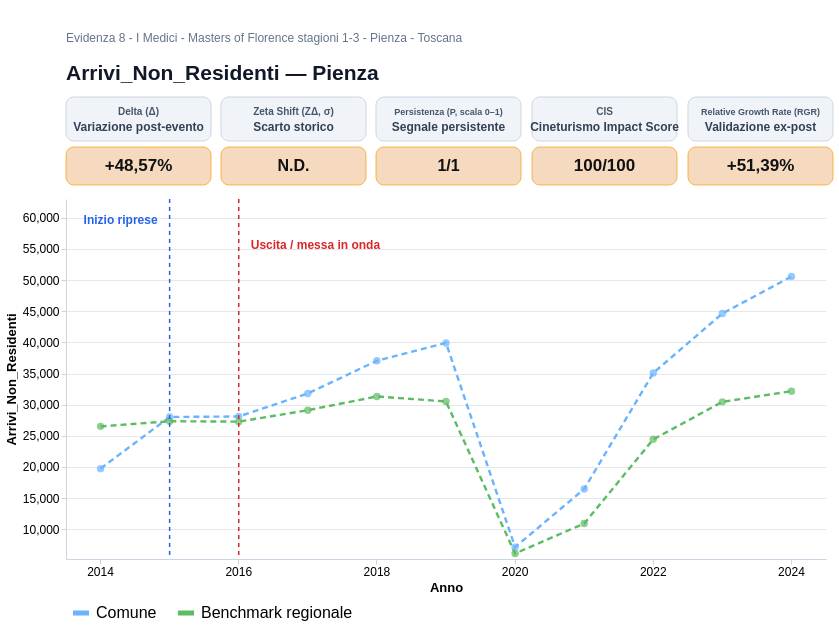

Here is the Vega-Lite specification saved for this chart:
### Vega-Lite specification from a JSON file in a GitHub repository (floating-point values rounded to 4 significant figures)
{"$schema": "https://vega.github.io/schema/vega-lite/v5.json", "background": "white", "spacing": 12, "vconcat": [{"width": 760, "height": 58, "layer": [{"data": {"values": [{"x": 0, "y": 0, "text": "Arrivi_Non_Residenti — Pienza"}]}, "mark": {"type": "text", "align": "left", "baseline": "top", "limit": 735, "fontSize": 21, "fontWeight": "bold", "color": "#111827"}, "encoding": {"x": {"field": "x", "type": "quantitative", "axis": null, "scale": {"domain": [0, 760]}}, "y": {"field": "y", "type": "quantitative", "axis": null, "scale": {"domain": [0, 58]}}, "text": {"field": "text"}}}, {"data": {"values": [{"x": 0, "y": 30, "text": "Evidenza 8 - I Medici - Masters of Florence stagioni 1-3 - Pienza - Toscana"}]}, "mark": {"type": "text", "align": "left", "baseline": "top", "limit": 740, "fontSize": 12, "color": "#64748B"}, "encoding": {"x": {"field": "x", "type": "quantitative", "axis": null, "scale": {"domain": [0, 760]}}, "y": {"field": "y", "type": "quantitative", "axis": null, "scale": {"domain": [0, 58]}}, "text": {"field": "text"}}}]}, {"hconcat": [{"vconcat": [{"width": 145, "height": 44, "layer": [{"data": {"values": [{"tip": "Delta (Δ): variazione percentuale tra il valore comunale immediatamente precedente allo shock (T−1=2014) e la media osservata nel triennio di impatto T0→T+2 (2015→2017). Formula: (media post − T−1)/|T−1|."}]}, "mark": {"type": "rect", "cornerRadius": 8, "fill": "#F0F4F8", "stroke": "#CBD5E1", "strokeWidth": 1}, "encoding": {"x": {"value": 0}, "x2": {"value": 145}, "y": {"value": 0}, "y2": {"value": 44}, "tooltip": [{"field": "tip", "type": "nominal", "title": "Delta (Δ)"}]}}, {"data": {"values": [{"x": 72.5, "y": 14, "text": "Variazione post-evento"}]}, "mark": {"type": "text", "align": "center", "baseline": "middle", "fontSize": 12, "fontWeight": "bold", "color": "#334155"}, "encoding": {"x": {"field": "x", "type": "quantitative", "axis": null, "scale": {"domain": [0, 145]}}, "y": {"field": "y", "type": "quantitative", "axis": null, "scale": {"domain": [0, 44]}}, "text": {"field": "text"}}}, {"data": {"values": [{"x": 72.5, "y": 29, "text": "Delta (Δ)"}]}, "mark": {"type": "text", "align": "center", "baseline": "middle", "fontSize": 10, "fontWeight": "bold", "color": "#475569"}, "encoding": {"x": {"field": "x", "type": "quantitative", "axis": null, "scale": {"domain": [0, 145]}}, "y": {"field": "y", "type": "quantitative", "axis": null, "scale": {"domain": [0, 44]}}, "text": {"field": "text"}}}]}, {"width": 145, "height": 38, "layer": [{"data": {"values": [{"tip": "Delta (Δ): variazione percentuale tra il valore comunale immediatamente precedente allo shock (T−1=2014) e la media osservata nel triennio di impatto T0→T+2 (2015→2017). Formula: (media post − T−1)/|T−1|."}]}, "mark": {"type": "rect", "cornerRadius": 8, "fill": "#F6D6B8", "stroke": "#F59E0B", "strokeWidth": 0.8, "opacity": 0.9}, "encoding": {"x": {"value": 0}, "x2": {"value": 145}, "y": {"value": 0}, "y2": {"value": 38}, "tooltip": [{"field": "tip", "type": "nominal", "title": "Delta (Δ)"}]}}, {"data": {"values": [{"x": 72.5, "y": 19, "text": "+48,57%"}]}, "mark": {"type": "text", "align": "center", "baseline": "middle", "fontSize": 17, "fontWeight": "bold", "color": "#111111"}, "encoding": {"x": {"field": "x", "type": "quantitative", "axis": null, "scale": {"domain": [0, 145]}}, "y": {"field": "y", "type": "quantitative", "axis": null, "scale": {"domain": [0, 38]}}, "text": {"field": "text"}}}]}], "spacing": 4}, {"vconcat": [{"width": 145, "height": 44, "layer": [{"data": {"values": [{"tip": "Zeta Shift non calcolabile (N.D.) a causa della mancanza dei requisiti minimi di sufficienza dei dati pre-evento: sono necessarie almeno 2 osservazioni storiche valide nella baseline, ossia la presenza minima di T−1 e T−2. Di conseguenza, il CIS è stato rimodulato dinamicamente a 2 componenti."}]}, "mark": {"type": "rect", "cornerRadius": 8, "fill": "#F0F4F8", "stroke": "#CBD5E1", "strokeWidth": 1}, "encoding": {"x": {"value": 0}, "x2": {"value": 145}, "y": {"value": 0}, "y2": {"value": 44}, "tooltip": [{"field": "tip", "type": "nominal", "title": "Zeta Shift (ZΔ)"}]}}, {"data": {"values": [{"x": 72.5, "y": 14, "text": "Scarto storico"}]}, "mark": {"type": "text", "align": "center", "baseline": "middle", "fontSize": 12, "fontWeight": "bold", "color": "#334155"}, "encoding": {"x": {"field": "x", "type": "quantitative", "axis": null, "scale": {"domain": [0, 145]}}, "y": {"field": "y", "type": "quantitative", "axis": null, "scale": {"domain": [0, 44]}}, "text": {"field": "text"}}}, {"data": {"values": [{"x": 72.5, "y": 29, "text": "Zeta Shift (ZΔ, σ)"}]}, "mark": {"type": "text", "align": "center", "baseline": "middle", "fontSize": 10, "fontWeight": "bold", "color": "#475569"}, "encoding": {"x": {"field": "x", "type": "quantitative", "axis": null, "scale": {"domain": [0, 145]}}, "y": {"field": "y", "type": "quantitative", "axis": null, "scale": {"domain": [0, 44]}}, "text": {"field": "text"}}}]}, {"width": 145, "height": 38, "layer": [{"data": {"values": [{"tip": "Zeta Shift non calcolabile (N.D.) a causa della mancanza dei requisiti minimi di sufficienza dei dati pre-evento: sono necessarie almeno 2 osservazioni storiche valide nella baseline, ossia la presenza minima di T−1 e T−2. Di conseguenza, il CIS è stato rimodulato dinamicamente a 2 componenti."}]}, "mark": {"type": "rect", "cornerRadius": 8, "fill": "#F6D6B8", "stroke": "#F59E0B", "strokeWidth": 0.8, "opacity": 0.9}, "encoding": {"x": {"value": 0}, "x2": {"value": 145}, "y": {"value": 0}, "y2": {"value": 38}, "tooltip": [{"field": "tip", "type": "nominal", "title": "Zeta Shift (ZΔ)"}]}}, {"data": {"values": [{"x": 72.5, "y": 19, "text": "N.D."}]}, "mark": {"type": "text", "align": "center", "baseline": "middle", "fontSize": 16, "fontWeight": "bold", "color": "#111111"}, "encoding": {"x": {"field": "x", "type": "quantitative", "axis": null, "scale": {"domain": [0, 145]}}, "y": {"field": "y", "type": "quantitative", "axis": null, "scale": {"domain": [0, 38]}}, "text": {"field": "text"}}}]}], "spacing": 4}, {"vconcat": [{"width": 145, "height": 44, "layer": [{"data": {"values": [{"tip": "Persistenza (P): quota dei tre anni T0→T+2 in cui il valore comunale resta superiore alla media della baseline storica T_min→T−1. Scala 0–1: 1 indica tenuta positiva in tutti e tre gli anni."}]}, "mark": {"type": "rect", "cornerRadius": 8, "fill": "#F0F4F8", "stroke": "#CBD5E1", "strokeWidth": 1}, "encoding": {"x": {"value": 0}, "x2": {"value": 145}, "y": {"value": 0}, "y2": {"value": 44}, "tooltip": [{"field": "tip", "type": "nominal", "title": "Persistenza (P)"}]}}, {"data": {"values": [{"x": 72.5, "y": 14, "text": "Segnale persistente"}]}, "mark": {"type": "text", "align": "center", "baseline": "middle", "fontSize": 12, "fontWeight": "bold", "color": "#334155"}, "encoding": {"x": {"field": "x", "type": "quantitative", "axis": null, "scale": {"domain": [0, 145]}}, "y": {"field": "y", "type": "quantitative", "axis": null, "scale": {"domain": [0, 44]}}, "text": {"field": "text"}}}, {"data": {"values": [{"x": 72.5, "y": 29, "text": "Persistenza (P, scala 0–1)"}]}, "mark": {"type": "text", "align": "center", "baseline": "middle", "fontSize": 9, "fontWeight": "bold", "color": "#475569"}, "encoding": {"x": {"field": "x", "type": "quantitative", "axis": null, "scale": {"domain": [0, 145]}}, "y": {"field": "y", "type": "quantitative", "axis": null, "scale": {"domain": [0, 44]}}, "text": {"field": "text"}}}]}, {"width": 145, "height": 38, "layer": [{"data": {"values": [{"tip": "Persistenza (P): quota dei tre anni T0→T+2 in cui il valore comunale resta superiore alla media della baseline storica T_min→T−1. Scala 0–1: 1 indica tenuta positiva in tutti e tre gli anni."}]}, "mark": {"type": "rect", "cornerRadius": 8, "fill": "#F6D6B8", "stroke": "#F59E0B", "strokeWidth": 0.8, "opacity": 0.9}, "encoding": {"x": {"value": 0}, "x2": {"value": 145}, "y": {"value": 0}, "y2": {"value": 38}, "tooltip": [{"field": "tip", "type": "nominal", "title": "Persistenza (P)"}]}}, {"data": {"values": [{"x": 72.5, "y": 19, "text": "1/1"}]}, "mark": {"type": "text", "align": "center", "baseline": "middle", "fontSize": 16, "fontWeight": "bold", "color": "#111111"}, "encoding": {"x": {"field": "x", "type": "quantitative", "axis": null, "scale": {"domain": [0, 145]}}, "y": {"field": "y", "type": "quantitative", "axis": null, "scale": {"domain": [0, 38]}}, "text": {"field": "text"}}}]}], "spacing": 4}, {"vconcat": [{"width": 145, "height": 44, "layer": [{"data": {"values": [{"tip": "CIS: lo Zeta Shift è escluso perché N.D. I pesi originari di Delta e Persistenza sono rinormalizzati dinamicamente al 69,23% e 30,77%; il punteggio può comunque raggiungere 100/100 quando entrambe le componenti raggiungono la massima performance."}]}, "mark": {"type": "rect", "cornerRadius": 8, "fill": "#F0F4F8", "stroke": "#CBD5E1", "strokeWidth": 1}, "encoding": {"x": {"value": 0}, "x2": {"value": 145}, "y": {"value": 0}, "y2": {"value": 44}, "tooltip": [{"field": "tip", "type": "nominal", "title": "CIS"}]}}, {"data": {"values": [{"x": 72.5, "y": 14, "text": "Cineturismo Impact Score"}]}, "mark": {"type": "text", "align": "center", "baseline": "middle", "fontSize": 12, "fontWeight": "bold", "color": "#334155"}, "encoding": {"x": {"field": "x", "type": "quantitative", "axis": null, "scale": {"domain": [0, 145]}}, "y": {"field": "y", "type": "quantitative", "axis": null, "scale": {"domain": [0, 44]}}, "text": {"field": "text"}}}, {"data": {"values": [{"x": 72.5, "y": 29, "text": "CIS"}]}, "mark": {"type": "text", "align": "center", "baseline": "middle", "fontSize": 10, "fontWeight": "bold", "color": "#475569"}, "encoding": {"x": {"field": "x", "type": "quantitative", "axis": null, "scale": {"domain": [0, 145]}}, "y": {"field": "y", "type": "quantitative", "axis": null, "scale": {"domain": [0, 44]}}, "text": {"field": "text"}}}]}, {"width": 145, "height": 38, "layer": [{"data": {"values": [{"tip": "CIS: lo Zeta Shift è escluso perché N.D. I pesi originari di Delta e Persistenza sono rinormalizzati dinamicamente al 69,23% e 30,77%; il punteggio può comunque raggiungere 100/100 quando entrambe le componenti raggiungono la massima performance."}]}, "mark": {"type": "rect", "cornerRadius": 8, "fill": "#F6D6B8", "stroke": "#F59E0B", "strokeWidth": 0.8, "opacity": 0.9}, "encoding": {"x": {"value": 0}, "x2": {"value": 145}, "y": {"value": 0}, "y2": {"value": 38}, "tooltip": [{"field": "tip", "type": "nominal", "title": "CIS"}]}}, {"data": {"values": [{"x": 72.5, "y": 19, "text": "100/100"}]}, "mark": {"type": "text", "align": "center", "baseline": "middle", "fontSize": 17, "fontWeight": "bold", "color": "#111111"}, "encoding": {"x": {"field": "x", "type": "quantitative", "axis": null, "scale": {"domain": [0, 145]}}, "y": {"field": "y", "type": "quantitative", "axis": null, "scale": {"domain": [0, 38]}}, "text": {"field": "text"}}}]}], "spacing": 4}, {"vconcat": [{"width": 145, "height": 44, "layer": [{"data": {"values": [{"tip": "Relative Growth Rate (RGR): KPI esogeno di validazione. Confronta la crescita del Comune con quella del benchmark regionale nella finestra standard T−1→T+2 (2014→2017), isolando il segnale locale dai macro-trend territoriali."}]}, "mark": {"type": "rect", "cornerRadius": 8, "fill": "#F0F4F8", "stroke": "#CBD5E1", "strokeWidth": 1}, "encoding": {"x": {"value": 0}, "x2": {"value": 145}, "y": {"value": 0}, "y2": {"value": 44}, "tooltip": [{"field": "tip", "type": "nominal", "title": "Relative Growth Rate (RGR)"}]}}, {"data": {"values": [{"x": 72.5, "y": 14, "text": "Validazione ex-post"}]}, "mark": {"type": "text", "align": "center", "baseline": "middle", "fontSize": 12, "fontWeight": "bold", "color": "#334155"}, "encoding": {"x": {"field": "x", "type": "quantitative", "axis": null, "scale": {"domain": [0, 145]}}, "y": {"field": "y", "type": "quantitative", "axis": null, "scale": {"domain": [0, 44]}}, "text": {"field": "text"}}}, {"data": {"values": [{"x": 72.5, "y": 29, "text": "Relative Growth Rate (RGR)"}]}, "mark": {"type": "text", "align": "center", "baseline": "middle", "fontSize": 9, "fontWeight": "bold", "color": "#475569"}, "encoding": {"x": {"field": "x", "type": "quantitative", "axis": null, "scale": {"domain": [0, 145]}}, "y": {"field": "y", "type": "quantitative", "axis": null, "scale": {"domain": [0, 44]}}, "text": {"field": "text"}}}]}, {"width": 145, "height": 38, "layer": [{"data": {"values": [{"tip": "Relative Growth Rate (RGR): KPI esogeno di validazione. Confronta la crescita del Comune con quella del benchmark regionale nella finestra standard T−1→T+2 (2014→2017), isolando il segnale locale dai macro-trend territoriali."}]}, "mark": {"type": "rect", "cornerRadius": 8, "fill": "#F6D6B8", "stroke": "#F59E0B", "strokeWidth": 0.8, "opacity": 0.9}, "encoding": {"x": {"value": 0}, "x2": {"value": 145}, "y": {"value": 0}, "y2": {"value": 38}, "tooltip": [{"field": "tip", "type": "nominal", "title": "Relative Growth Rate (RGR)"}]}}, {"data": {"values": [{"x": 72.5, "y": 19, "text": "+51,39%"}]}, "mark": {"type": "text", "align": "center", "baseline": "middle", "fontSize": 17, "fontWeight": "bold", "color": "#111111"}, "encoding": {"x": {"field": "x", "type": "quantitative", "axis": null, "scale": {"domain": [0, 145]}}, "y": {"field": "y", "type": "quantitative", "axis": null, "scale": {"domain": [0, 38]}}, "text": {"field": "text"}}}]}], "spacing": 4}], "spacing": 8}, {"width": 760, "height": 360, "layer": [{"data": {"values": [{"Anno": 2014, "Serie": "Comune", "Valore": 19725, "Interpolato": "NO"}, {"Anno": 2014, "Serie": "Benchmark regionale", "Valore": 26510.0, "Interpolato": "NO"}, {"Anno": 2015, "Serie": "Comune", "Valore": 28021, "Interpolato": "NO"}, {"Anno": 2015, "Serie": "Benchmark regionale", "Valore": 27330.0, "Interpolato": "NO"}, {"Anno": 2016, "Serie": "Comune", "Valore": 28103, "Interpolato": "NO"}, {"Anno": 2016, "Serie": "Benchmark regionale", "Valore": 27270.0, "Interpolato": "NO"}, {"Anno": 2017, "Serie": "Comune", "Valore": 31795, "Interpolato": "NO"}, {"Anno": 2017, "Serie": "Benchmark regionale", "Valore": 29110.0, "Interpolato": "NO"}, {"Anno": 2018, "Serie": "Comune", "Valore": 37044, "Interpolato": "NO"}, {"Anno": 2018, "Serie": "Benchmark regionale", "Valore": 31320.0, "Interpolato": "NO"}, {"Anno": 2019, "Serie": "Comune", "Valore": 39912, "Interpolato": "NO"}, {"Anno": 2019, "Serie": "Benchmark regionale", "Valore": 30510.0, "Interpolato": "NO"}, {"Anno": 2020, "Serie": "Comune", "Valore": 7116, "Interpolato": "NO"}, {"Anno": 2020, "Serie": "Benchmark regionale", "Valore": 6101.0, "Interpolato": "NO"}, {"Anno": 2021, "Serie": "Comune", "Valore": 16449, "Interpolato": "NO"}, {"Anno": 2021, "Serie": "Benchmark regionale", "Valore": 10900.0, "Interpolato": "NO"}, {"Anno": 2022, "Serie": "Comune", "Valore": 35085, "Interpolato": "NO"}, {"Anno": 2022, "Serie": "Benchmark regionale", "Valore": 24430.0, "Interpolato": "NO"}, {"Anno": 2023, "Serie": "Comune", "Valore": 44636, "Interpolato": "NO"}, {"Anno": 2023, "Serie": "Benchmark regionale", "Valore": 30450.0, "Interpolato": "NO"}, {"Anno": 2024, "Serie": "Comune", "Valore": 50576, "Interpolato": "NO"}, {"Anno": 2024, "Serie": "Benchmark regionale", "Valore": 32170.0, "Interpolato": "NO"}]}, "mark": {"type": "line", "strokeWidth": 2.4, "strokeDash": [6, 4]}, "encoding": {"x": {"field": "Anno", "type": "ordinal", "sort": [2014, 2015, 2016, 2017, 2018, 2019, 2020, 2021, 2022, 2023, 2024], "axis": {"title": "Anno", "values": [2014, 2016, 2018, 2020, 2022, 2024], "labelAngle": 0, "labelFontSize": 12, "titleFontSize": 13}}, "y": {"field": "Valore", "type": "quantitative", "scale": {"domain": [5211.0, 63030.0]}, "axis": {"title": "Arrivi_Non_Residenti", "labelFontSize": 12, "titleFontSize": 13, "format": ",.0f"}}, "color": {"field": "Serie", "type": "nominal", "scale": {"domain": ["Comune", "Benchmark regionale"], "range": ["#69B3FF", "#5DBB63"]}, "legend": {"orient": "bottom", "title": null, "labelFontSize": 16, "symbolSize": 260, "direction": "horizontal", "columns": 2, "symbolStrokeWidth": 5, "offset": 4, "padding": 4, "labelLimit": 320}}, "detail": {"field": "Serie"}}}, {"data": {"values": [{"Anno": 2014, "Serie": "Comune", "Valore": 19725, "Interpolato": "NO"}, {"Anno": 2014, "Serie": "Benchmark regionale", "Valore": 26510.0, "Interpolato": "NO"}, {"Anno": 2015, "Serie": "Comune", "Valore": 28021, "Interpolato": "NO"}, {"Anno": 2015, "Serie": "Benchmark regionale", "Valore": 27330.0, "Interpolato": "NO"}, {"Anno": 2016, "Serie": "Comune", "Valore": 28103, "Interpolato": "NO"}, {"Anno": 2016, "Serie": "Benchmark regionale", "Valore": 27270.0, "Interpolato": "NO"}, {"Anno": 2017, "Serie": "Comune", "Valore": 31795, "Interpolato": "NO"}, {"Anno": 2017, "Serie": "Benchmark regionale", "Valore": 29110.0, "Interpolato": "NO"}, {"Anno": 2018, "Serie": "Comune", "Valore": 37044, "Interpolato": "NO"}, {"Anno": 2018, "Serie": "Benchmark regionale", "Valore": 31320.0, "Interpolato": "NO"}, {"Anno": 2019, "Serie": "Comune", "Valore": 39912, "Interpolato": "NO"}, {"Anno": 2019, "Serie": "Benchmark regionale", "Valore": 30510.0, "Interpolato": "NO"}, {"Anno": 2020, "Serie": "Comune", "Valore": 7116, "Interpolato": "NO"}, {"Anno": 2020, "Serie": "Benchmark regionale", "Valore": 6101.0, "Interpolato": "NO"}, {"Anno": 2021, "Serie": "Comune", "Valore": 16449, "Interpolato": "NO"}, {"Anno": 2021, "Serie": "Benchmark regionale", "Valore": 10900.0, "Interpolato": "NO"}, {"Anno": 2022, "Serie": "Comune", "Valore": 35085, "Interpolato": "NO"}, {"Anno": 2022, "Serie": "Benchmark regionale", "Valore": 24430.0, "Interpolato": "NO"}, {"Anno": 2023, "Serie": "Comune", "Valore": 44636, "Interpolato": "NO"}, {"Anno": 2023, "Serie": "Benchmark regionale", "Valore": 30450.0, "Interpolato": "NO"}, {"Anno": 2024, "Serie": "Comune", "Valore": 50576, "Interpolato": "NO"}, {"Anno": 2024, "Serie": "Benchmark regionale", "Valore": 32170.0, "Interpolato": "NO"}]}, "transform": [{"filter": "datum.Valore != null"}], "mark": {"type": "point", "filled": true, "size": 55}, "encoding": {"x": {"field": "Anno", "type": "ordinal", "sort": [2014, 2015, 2016, 2017, 2018, 2019, 2020, 2021, 2022, 2023, 2024]}, "y": {"field": "Valore", "type": "quantitative", "scale": {"domain": [5211.0, 63030.0]}}, "color": {"condition": {"test": "datum.Interpolato === 'SI'", "value": "#D1D5DB"}, "field": "Serie", "type": "nominal", "scale": {"domain": ["Comune", "Benchmark regionale"], "range": ["#69B3FF", "#5DBB63"]}, "legend": null}, "tooltip": [{"field": "Serie", "type": "nominal", "title": "Serie"}, {"field": "Anno", "type": "ordinal", "title": "Anno"}, {"field": "Valore", "type": "quantitative", "title": "Valore", "format": ",.0f"}, {"field": "Interpolato", "type": "nominal", "title": "Interpolato"}]}}, {"data": {"values": [{"Anno": 2015}]}, "mark": {"type": "rule", "stroke": "#2563EB", "strokeDash": [4, 4], "strokeWidth": 1.5}, "encoding": {"x": {"field": "Anno", "type": "ordinal", "sort": [2014, 2015, 2016, 2017, 2018, 2019, 2020, 2021, 2022, 2023, 2024]}}}, {"data": {"values": [{"Anno": 2015, "Val": 59690.0, "Lab": "Inizio riprese"}]}, "mark": {"type": "text", "angle": 0, "baseline": "middle", "align": "right", "dx": -12, "dy": 0, "fontSize": 12, "fontWeight": "bold", "color": "#2563EB"}, "encoding": {"x": {"field": "Anno", "type": "ordinal", "sort": [2014, 2015, 2016, 2017, 2018, 2019, 2020, 2021, 2022, 2023, 2024]}, "y": {"field": "Val", "type": "quantitative", "scale": {"domain": [5211.0, 63030.0]}}, "text": {"field": "Lab"}}}, {"data": {"values": [{"Anno": 2016}]}, "mark": {"type": "rule", "stroke": "#DC2626", "strokeDash": [4, 4], "strokeWidth": 1.5}, "encoding": {"x": {"field": "Anno", "type": "ordinal", "sort": [2014, 2015, 2016, 2017, 2018, 2019, 2020, 2021, 2022, 2023, 2024]}}}, {"data": {"values": [{"Anno": 2016, "Val": 55690.0, "Lab": "Uscita / messa in onda"}]}, "mark": {"type": "text", "angle": 0, "baseline": "middle", "align": "left", "dx": 12, "dy": 0, "fontSize": 12, "fontWeight": "bold", "color": "#DC2626"}, "encoding": {"x": {"field": "Anno", "type": "ordinal", "sort": [2014, 2015, 2016, 2017, 2018, 2019, 2020, 2021, 2022, 2023, 2024]}, "y": {"field": "Val", "type": "quantitative", "scale": {"domain": [5211.0, 63030.0]}}, "text": {"field": "Lab"}}}], "resolve": {"scale": {"color": "shared"}}}], "config": {"view": {"stroke": null}, "axis": {"gridColor": "#E5E7EB", "tickColor": "#CBD5E1", "domainColor": "#CBD5E1"}}}
